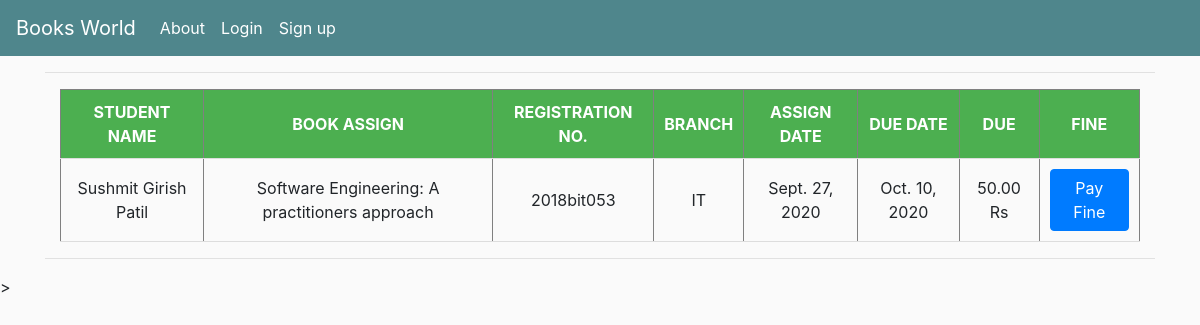
The page /student_list/ on the database its author committed.
### book/models.py (models this page shows, shortened)
class Student(models.Model):
    student_name = models.CharField(max_length = 30)
    book_assign = models.ForeignKey(Book, on_delete = models.CASCADE,blank=True, null=True)
    reg_no = models.CharField(max_length = 15, default = '***')
    branch = models.CharField(max_length = 6, choices = Branch, default = 'IT')
    assign_date = models.DateField('book assign date')
    due_date = models.DateField('Due on')
    due_fine = models.DecimalField(max_digits = 5, decimal_places = 2)

class Book(models.Model):
    name = models.CharField(max_length = 60)
    author = models.CharField(max_length = 40, default = 'Random')
    isbn = models.CharField(max_length = 12)
    discription = models.TextField()
    copies = models.IntegerField(default = 50)
    available = models.CharField(max_length = 3, choices = Available, default = 'Yes')
    language = models.CharField(max_length = 7, choices = Language, default = 'English')
    image = models.ImageField()
    def __str__(self):
        return self.name

### book/views.py (the view)
# urls.py: path('student_list/', views.Student_list.as_view(), name = 'student_list'),
class Student_list(ListView):
    model = Student

### book/templates/book/student_list.html (shortened to what this page needs)
{% extends 'book/base.html' %}
{% block body_block %}
<hr>
<div class="container">
  <table border=1  id="object_list" class="display" >
  	<thead>
      <tr>
		<th>STUDENT NAME</th>
        <th>BOOK ASSIGN</th>
        <th>REGISTRATION NO.</th>
        <th>BRANCH</th>
        <th>ASSIGN DATE</th>
        <th>DUE DATE</th>
        <th>DUE</th>
        <th>FINE</th>
     </tr>
    </thead>
  <tbody>
    {% for obj in student_list %}
         <tr>
            <td> {{ obj.student_name }} </td>
            <td> {{ obj.book_assign }} </td>
            <td> {{ obj.reg_no}} </td>
            <td> {{ obj.branch}} </td>
            <td> {{ obj.assign_date }} </td>
            <td> {{ obj.due_date }}</td>
            <td> {{ obj.due_fine }} Rs </td>
            <td> <a href="{% url 'confirm' pk=obj.pk %}" class="btn btn-primary mb1 bg-aqua" >Pay Fine</a> </td>
         </tr>
     {% endfor %}
  </tbody>
</table>
</div>
	<hr>
{% endblock %}
{% block js %}
<script src="https://ajax.googleapis.com/ajax/libs/jquery/3.3.1/jquery.min.js"></script>>
<link rel="stylesheet" type="text/css" href="https://cdn.datatables.net/v/dt/jszip-2.5.0/dt-1.10.20/af-2.3.4/b-1.6.1/b-colvis-1.6.1/b-flash-1.6.1/b-html5-1.6.1/b-print-1.6.1/cr-1.5.2/fc-3.3.0/fh-3.1.6/kt-2.5.1/r-2.2.3/rg-1.1.1/rr-1.2.6/sc-2.0.1/sl-1.3.1/datatables.min.css"/>
{% endblock  %}

### book/static/css/main.css (style rules this page uses)
body { background-color: hsl(0, 0%, 98%); }
th { background-color: #4CAF50; color: white; }
th,td { text-align: center; border-bottom: 1px solid #ddd; padding: 10px; }

### rows shown on the page
Student: student_name "Sushmit Girish Patil", book_assign "Software Engineering: A practitioners approach", reg_no "2018bit053", branch "IT", assign_date "Sept. 27, 2020", due_date "Oct. 10, 2020", due_fine "50.00"
